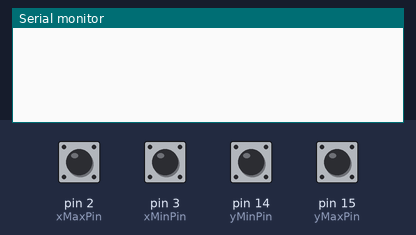
Bench run of a sketch on a simulated Arduino Uno, built with avr-gcc and run on an emulated ATmega328P. Parts: the last lines printed to the serial monitor. Inputs (shaded band) come from the test bench; at power-on: pin 2 (xMaxPin), pin 3 (xMinPin), pin 14 (yMinPin), pin 15 (yMaxPin) HIGH.

Above: at 1.2 s.
1.3 s: pin 2 (xMaxPin) pulled LOW for 0.15 s
At 2.6 s:
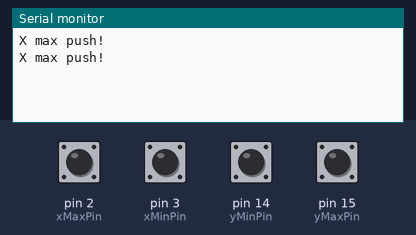
2.9 s: pin 3 (xMinPin) pulled LOW for 0.15 s
At 3.9 s:
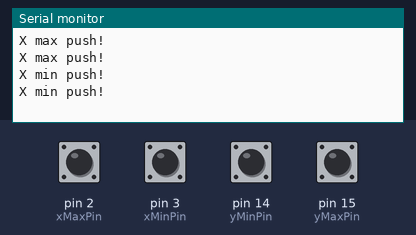
4.5 s: pin 14 (yMinPin) pulled LOW for 0.15 s
At 5.2 s:
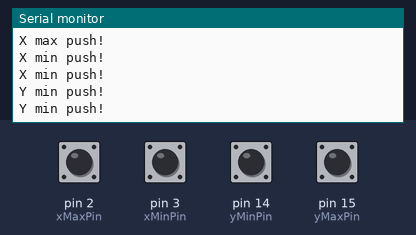
6.1 s: pin 15 (yMaxPin) pulled LOW for 0.15 s
At 7.6 s:
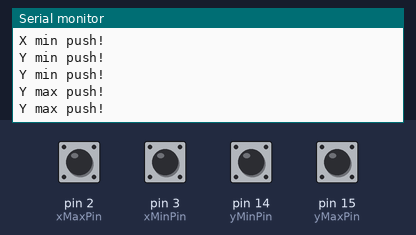

The sketch:

endstoptest.ino
```cpp
// xmin 3 xmax 2 ymin 16 ymax 17
int xMinPin = 3;
int xMaxPin = 2;
int yMinPin = 14;
int yMaxPin = 15;

uint32_t curVal, lastVal = 1;

uint32_t x_min = 0, x_max = 0, y_min = 0, y_max = 0;
uint32_t x_tin = 1, x_tax = 1, y_tin = 1, y_tax = 1;
String str;

void setup() {
  pinMode(xMinPin, INPUT_PULLUP);
  pinMode(xMaxPin, INPUT_PULLUP);
  pinMode(yMinPin, INPUT_PULLUP);
  pinMode(yMaxPin, INPUT_PULLUP);
  Serial.begin(9600);
}

void loop() {

  x_min = digitalRead(xMinPin);
  x_max = digitalRead(xMaxPin);
  y_min = digitalRead(yMinPin);
  y_max = digitalRead(yMaxPin);
/*
  curVal = digitalRead(xMinPin);

  if (curVal != lastVal) {
    Serial.print("Different! curVal = ");
    Serial.print(curVal);
    Serial.print(" lastVal: ");
    Serial.print(lastVal);
    Serial.print("\n");
    }

    lastVal = curVal;
    */
  if(x_min != x_tin || x_max != x_tax || y_min != y_tin || y_max != y_tax){
    if(x_min != x_tin)
    {
      Serial.print("X min push!\n");
      x_tin = x_min;
    }
    else if(x_max != x_tax)
    {
      Serial.print("X max push!\n");
      x_tax = x_max;
    }
    else if(y_min != y_tin)
    {
      Serial.print("Y min push!\n");
      y_tin = y_min;
    }
    else if(y_max != y_tax)
    {
      Serial.print("Y max push!\n");
      y_tax = y_max;
    }

  }

}
```

Measured:
- after the input at 1.3 s, the serial monitor: prints a new line at once (image 1)
- after the input at 2.9 s, the serial monitor: prints a new line at once (image 2)
- after the input at 4.5 s, the serial monitor: prints a new line at once (image 3)
- after the input at 6.1 s, the serial monitor: prints a new line at once (image 4)
